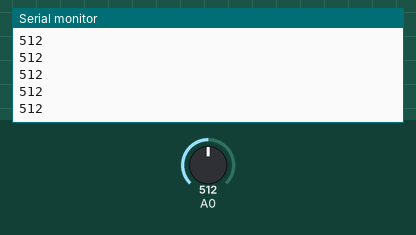
This sketch was run on a simulated Arduino Uno, built with avr-gcc and run on an emulated ATmega328P. Shown: the last lines printed to the serial monitor. The test bench sets the inputs (shaded band); at power-on: A0 = 512.

Above: at 1.2 s.
1.3 s: A0 set to 716
At 2.0 s:
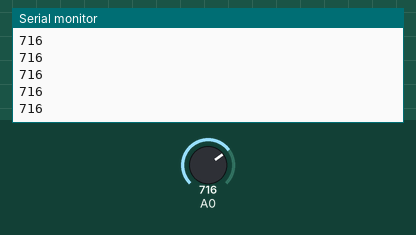
2.8 s: A0 set to 900
At 3.8 s:
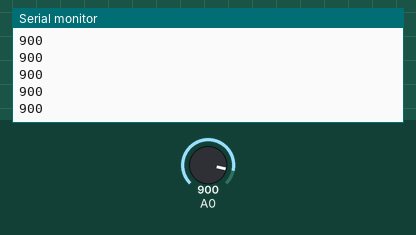
Timing chart, 0 to 5.8 s (numbered marks = the images above; inputs shaded):
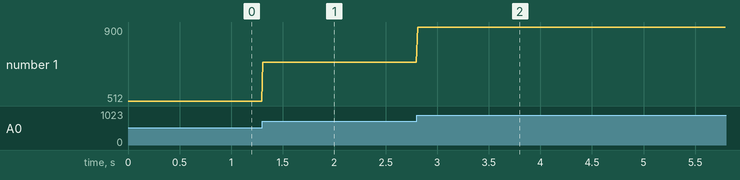

The sketch:

pot.ino
```cpp
void setup() { Serial.begin(9600); }
void loop() {
  int val = analogRead(A0);
  Serial.println(val);
  delay(10);
}
```

Measured:
- after the input at 1.3 s, the serial monitor: prints a new line at once (image 1)
- after the input at 2.8 s, the serial monitor: prints a new line at once (image 2)
- plotted number 1: 512 → 716 after the input at 1.3 s, 716 → 900 after the input at 2.8 s
